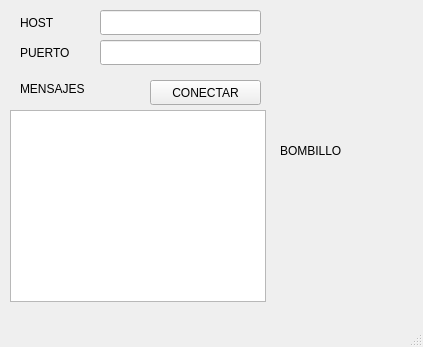
<?xml version="1.0" encoding="UTF-8"?>
<ui version="4.0">
 <class>Suscriptor</class>
 <widget class="QMainWindow" name="Suscriptor">
  <property name="geometry">
   <rect>
    <x>0</x>
    <y>0</y>
    <width>423</width>
    <height>347</height>
   </rect>
  </property>
  <property name="windowTitle">
   <string>Suscriptor</string>
  </property>
  <widget class="QWidget" name="centralwidget">
   <widget class="QListView" name="lista">
    <property name="geometry">
     <rect>
      <x>10</x>
      <y>110</y>
      <width>256</width>
      <height>192</height>
     </rect>
    </property>
   </widget>
   <widget class="QLabel" name="label">
    <property name="geometry">
     <rect>
      <x>20</x>
      <y>80</y>
      <width>91</width>
      <height>17</height>
     </rect>
    </property>
    <property name="text">
     <string>MENSAJES</string>
    </property>
   </widget>
   <widget class="QPushButton" name="conectar">
    <property name="geometry">
     <rect>
      <x>150</x>
      <y>80</y>
      <width>111</width>
      <height>25</height>
     </rect>
    </property>
    <property name="text">
     <string>CONECTAR</string>
    </property>
   </widget>
   <widget class="QLineEdit" name="puerto">
    <property name="geometry">
     <rect>
      <x>100</x>
      <y>40</y>
      <width>161</width>
      <height>25</height>
     </rect>
    </property>
   </widget>
   <widget class="QLabel" name="label_2">
    <property name="geometry">
     <rect>
      <x>20</x>
      <y>10</y>
      <width>61</width>
      <height>25</height>
     </rect>
    </property>
    <property name="text">
     <string>HOST</string>
    </property>
   </widget>
   <widget class="QLineEdit" name="host">
    <property name="geometry">
     <rect>
      <x>100</x>
      <y>10</y>
      <width>161</width>
      <height>25</height>
     </rect>
    </property>
   </widget>
   <widget class="QLabel" name="label_3">
    <property name="geometry">
     <rect>
      <x>20</x>
      <y>40</y>
      <width>61</width>
      <height>25</height>
     </rect>
    </property>
    <property name="text">
     <string>PUERTO</string>
    </property>
   </widget>
   <widget class="QLabel" name="bombillo">
    <property name="geometry">
     <rect>
      <x>280</x>
      <y>10</y>
      <width>261</width>
      <height>281</height>
     </rect>
    </property>
    <property name="text">
     <string>BOMBILLO</string>
    </property>
   </widget>
  </widget>
  <widget class="QMenuBar" name="menubar">
   <property name="geometry">
    <rect>
     <x>0</x>
     <y>0</y>
     <width>423</width>
     <height>22</height>
    </rect>
   </property>
  </widget>
  <widget class="QStatusBar" name="statusbar"/>
 </widget>
 <resources/>
 <connections/>
</ui>
